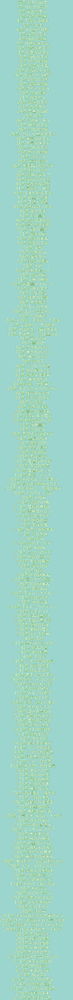
#> input picture tool/chapter_title/chapter_titles.png, 73 x 1000 px, shrunk from 256 x 3520 before the run
$ python make_mini_portrait.py ../chapter_title/chapter_titles.png
#> lines starting #> are read from the running program, lines starting #| are printed output that depends on the picture
#!/usr/bin/env python3

import os
import sys
from PIL import Image

if len(sys.argv) == 1:
    print("Usage: python3 ", sys.argv[0], " portrait_image_file")
    sys.exit(-1)

imPortrait = Image.open(sys.argv[1])
#> imPortrait is the input picture: PIL image 73x1000 RGBA; mean R, G, B, A 158.8, 212.8, 196.2, 255
imPortrait.crop((0, 0, 32, 32)).save(os.path.splitext(sys.argv[1])[0] + "_mini.png")
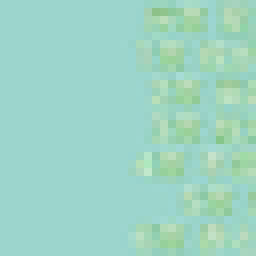
#> saved as chapter_titles_mini.png: PIL image 32x32 RGBA (shown 8 times larger); mean R, G, B, A 157.8, 212.6, 196.4, 255
